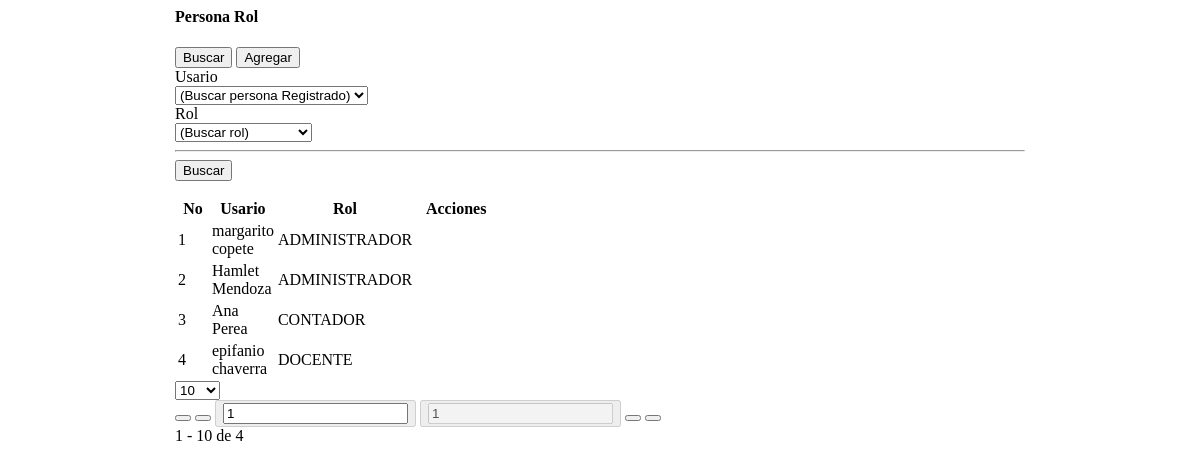
The app's page /modulos/persona_rol/index.php with its own data.
### tables this page shows
CREATE TABLE `persona_rol` (
  `id_persona_rol` int(11) NOT NULL,
  `id_persona` int(11) NOT NULL,
  `id_rol` int(11) NOT NULL
);

CREATE TABLE `rol` (
  `id_rol` int(11) NOT NULL,
  `nombre` varchar(60) NOT NULL
);

### modulos/persona_rol/index.php (the view, shortened to what this page needs)
<div id="contenedor-listado" class="content mt-3" style="max-width:850px; margin:auto">
    <div class="card">
        <div class="card-header">
            <h4>Persona Rol</h4>
            <button id="btn-mostrar-filtros" class="btn btn-sm btn-secondary float-right ml-1">Buscar</button>
            <button id="btn-agregar" class="btn btn-sm btn-secondary float-right ml-1">Agregar</button>
        </div>
        <div id="div-formulario-busqueda" class="card-body d-none">
            <form id="formulario-busqueda">
               <div class="form-group row">
                    <label for="id_persona" class="col-sm-3 col-form-label">Usario</label>
                    <div class="col-sm-9">
                       <select class="form-control"  name="id_persona">
                            <option value="">(Buscar persona Registrado)</option>
                        </select>
                    </div>
                </div>
               <div class="form-group row">
                    <label for="rol" class="col-sm-3 col-form-label">Rol</label>
                    <div class="col-sm-9">
                       <select class="form-control"  name="rol">
                            <option value="">(Buscar rol)</option>
                        </select>
                    </div>
                </div>
             <hr />
                <div class="form-group row mb-0">
                    <div class="col-sm-12 text-right">
                        <button type="button" id="btn-buscar" class="btn btn-sm btn-secondary">Buscar</button>
                    </div>
                </div>
            </form>
        </div>
        <div id="listado">
            <?php
               require_once("listado.php");
               ?>
        </div>
    </div>
</div>

### modulos/persona_rol/listado.php (shortened to what this page needs)
<?php
require_once("conexion.php");
if (isset($_GET['pagina_actual'])) {
    $pagina = $_GET['pagina_actual'];
} else {
    $pagina = 1;
}
if (isset($_GET['num_registros'])) {
    $num_registros = $_GET['num_registros'];
} else {
    $num_registros = 10;
}
$filtros = "";
$sql = "SELECT
            u.id_persona_rol,
            u.id_persona,
            u.id_rol,
            p.nombre AS rol,
              CONCAT_WS(' ', o.primer_nombre, o.primer_apellido) AS usuar
            FROM
            persona_rol u
            JOIN
            rol p ON u.id_rol = p.id_rol
            inner join
            persona o ON u.id_persona = o.id_persona
        WHERE TRUE $filtros
                ";
$sql_cantidad = "SELECT COUNT(*) AS cantidad FROM ( $sql ) AS t
";
$rs_cantidad = mysqli_query($conexion, $sql_cantidad);
$row_cantidad = mysqli_fetch_assoc($rs_cantidad);
$cantidad = $row_cantidad['cantidad'];
$num_paginas = ceil($cantidad / $num_registros);
$inicio = ($pagina - 1) * $num_registros;
$sql .= " ORDER BY nombre LIMIT $inicio, $num_registros  ";
?>
<table class="table table-bordered table-hover table-striped">
    <thead  class="thead-light" >
        <tr>
            <th style="width: 30px;">No</th>
            <th style="width: 50px;" >Usario</th>
            <th style="width: 50px;">Rol</th>
            <th style="width: 80px;" >Acciones</th>
        </tr>
    </thead>
    <tbody>
        <?php
        $num = $inicio + 1;
        $rs = mysqli_query($conexion, $sql);
        while ($row = mysqli_fetch_assoc($rs)) {
            echo "<tr>";
            echo "<td>$num</td>";
            echo "<td>$row[usuar]</td>";
            echo "<td>$row[rol]</td>";
               echo "<td class='acciones'>
                    <a href='javascript:;' class='eliminar' onclick='eliminar(\"$row[id_persona_rol]\")'>
                        <i class='fas fa-trash'></i>
                    </a>
                    <a href='javascript:;' class='modificar' onclick='modificar(\"$row[id_persona_rol]\")'>
                        <i class='fas fa-pencil-alt modificar'></i>
                    </a>
                </td>";
            echo "</tr>";
            $num++;
        }
        ?>
    </tbody>
</table>
<div class="card-footer">
    <form class="text-center" id="formulario-paginacion">
        <select id="num_registros" name="num_registros">
            <option value="10">10</option>
        </select>
<div class="btn-group" role="group" aria-label="Basic example">
      <button type="button" class="btn btn-primary btn-rounded btn-sm" id="btn-inicio"><i class="fas fa-angle-double-left"></i></button>
      <button type="button" class="btn btn-primary btn-rounded btn-sm" id="btn-anterior"><i class="fas fa-angle-left"></i></button>
      <button type="button" class="btn btn-primary btn-rounded btn-sm" disabled><input class="utch" type="text" value="<?php echo $pagina ?>" id="pagina_actual" name="pagina_actual"></button>
      <button type="button" class="btn btn-primary btn-rounded btn-sm" disabled><input class="utch" type="text" value="<?php echo $num_paginas ?>" id="num_paginas" disabled></button>
      <button type="button" class="btn btn-primary btn-rounded btn-sm" id="btn-siguiente"><i class="fas fa-angle-right"></i></button>
      <button type="button" class="btn btn-primary btn-rounded btn-sm" id="btn-final"><i class="fas fa-angle-double-right"></i></button>
</div>
                <?php
                $desde = $inicio + 1;
                $hasta = $inicio+ $num_registros;
                echo "$desde - $hasta de $cantidad";
                ?>
    </form>
</div>

### records on screen
persona_rol: row "margarito copete", id_rol.nombre "ADMINISTRADOR"
persona_rol: row "Hamlet Mendoza", id_rol.nombre "ADMINISTRADOR"
persona_rol: row "Ana Perea", id_rol.nombre "CONTADOR"
persona_rol: row "epifanio chaverra", id_rol.nombre "DOCENTE"

### other values on screen
$desde "1"
$hasta "10"
$cantidad "4"
